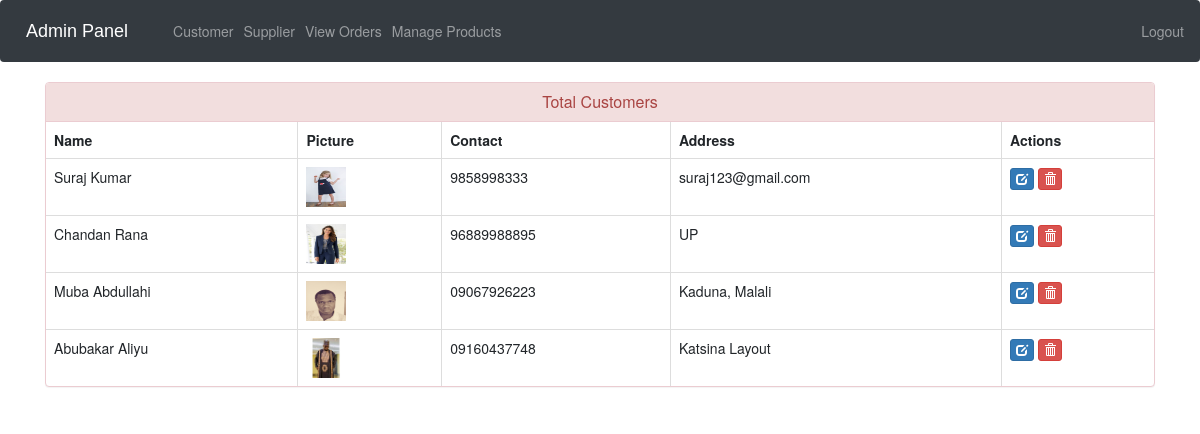
/view-customer (signed in), run on the app's committed database.
### ecom/models.py (models this page shows, shortened)
class Customer(models.Model):
    user=models.OneToOneField(User,on_delete=models.CASCADE)
    profile_pic= models.ImageField(upload_to='profile_pic/CustomerProfilePic/',null=True,blank=True)
    address = models.CharField(max_length=40)
    mobile = models.CharField(max_length=20,null=False)
    @property
    def get_name(self):
        return self.user.first_name+" "+self.user.last_name

### ecom/views.py (the view)
# urls.py: path('view-customer', views.view_customer_view,name='view-customer'),
@login_required(login_url='adminlogin')
def view_customer_view(request):
    customers=models.Customer.objects.all()
    return render(request,'ecom/view_customer.html',{'customers':customers})

### templates/ecom/view_customer.html (shortened to what this page needs)
{% extends 'ecom/admin_base.html' %}
{% load static %}
{% block content %}
<head>
  <link href="//netdna.bootstrapcdn.com/bootstrap/3.0.0/css/bootstrap.min.css" rel="stylesheet" id="bootstrap-css">
</head>
<div class="container">
  <div class="panel panel-danger">
    <div class="panel-heading">
      <h6 class="panel-title">Total Customers</h6>
    </div>
    <table class="table table-hover table-bordered" id="dev-table">
      <thead>
        <tr>
          <th>Name</th>
          <th>Picture</th>
          <th>Contact</th>
          <th>Address</th>
          <th>Actions</th>
        </tr>
      </thead>
      {% for c in customers %}
      <tr>
        <td> {{c.get_name}}</td>
        <td> <img src="{% static c.profile_pic.url %}" alt="Profile Pic" height="40px" width="40px" /></td>
        <td>{{c.mobile}}</td>
        <td>{{c.address}}</td>
        <td><a class="btn btn-primary btn-xs" href="{% url 'update-customer' c.id  %}"><span class="glyphicon glyphicon-edit"></span></a>
        <a class="btn btn-danger btn-xs" href="{% url 'delete-customer' c.id  %}"><span class="glyphicon glyphicon-trash"></span></a></td>
      </tr>
      {% endfor %}
    </table>
  </div>
</div>
{% endblock content %}

### templates/ecom/view_customer.html (style rules this page uses)
a:link { text-decoration: none; }
h6 { text-align: center; }

### data on the page
Customer: get_name "Suraj Kumar", profile_pic (picture), mobile "9858998333", address "suraj123@gmail.com"
Customer: get_name "Chandan Rana", profile_pic (picture), mobile "96889988895", address "UP"
Customer: get_name "Muba Abdullahi", profile_pic (picture), mobile "09067926223", address "Kaduna, Malali"
Customer: get_name "Abubakar Aliyu", profile_pic (picture), mobile "09160437748", address "Katsina Layout"
